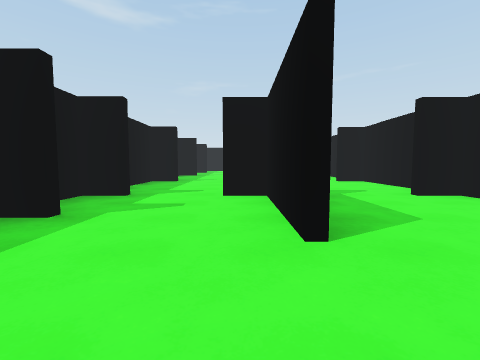
View 1 (above)

24 first-person views from a walk through a 3-D level made in the Unity game engine. The camera is 1.2 m above the floor, tilts 4° down and sees 90° across. The floor is counted in squares, 2.4 m on a side. Each view is taken from the middle of a square. On the plan, view 1 faces up. The plan holds only what a view shows up to about 9 squares ahead; the rest is blank. The place goes on beyond the plan. The player character is not drawn. Some animated figures are not drawn. Surface patterns are stand-ins for the level's own textures.

View 2
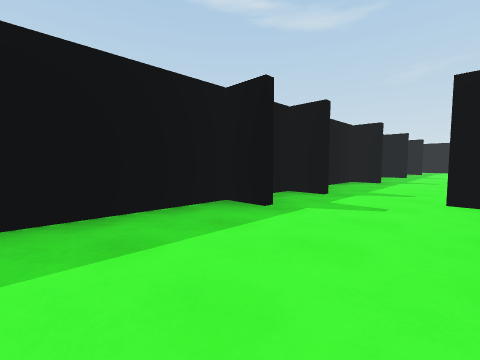

View 3
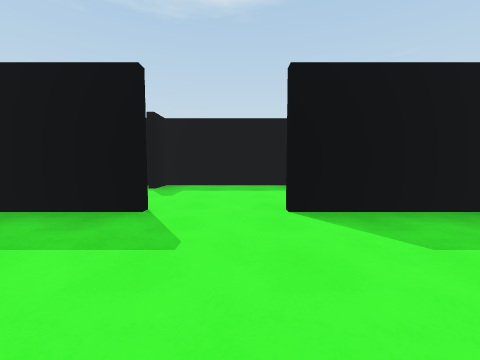

View 4
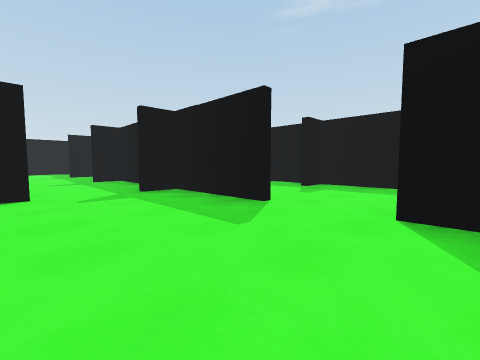

View 5
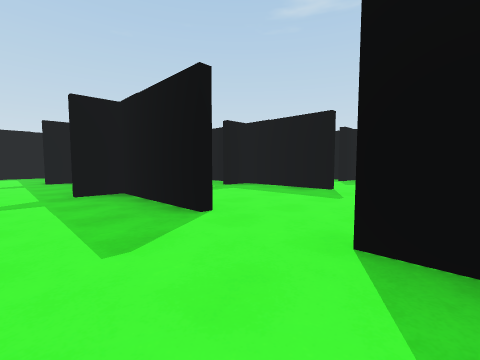

View 6
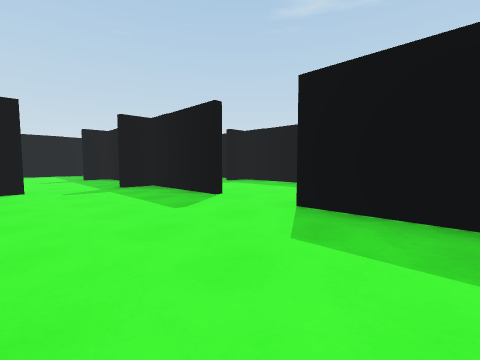

View 7
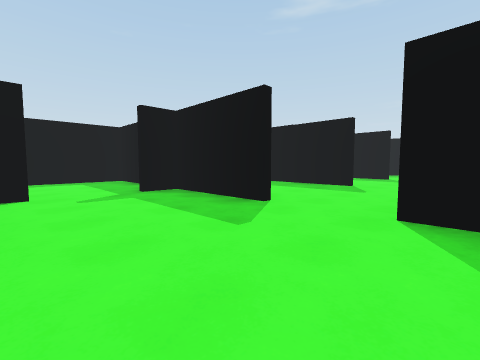

View 8
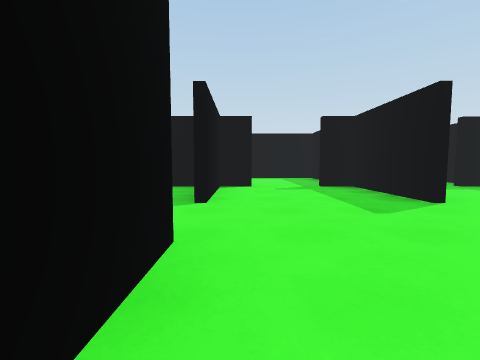

View 9
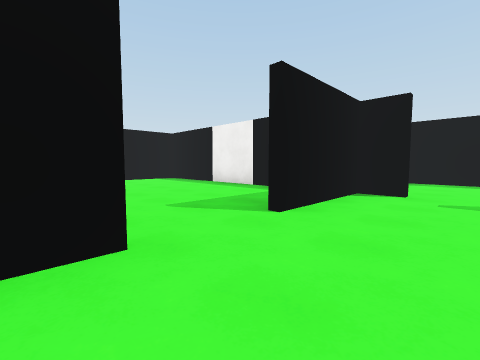

View 10
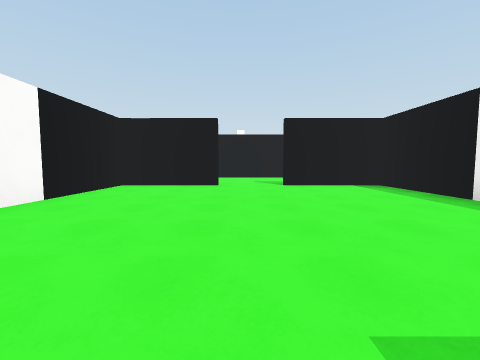

View 11
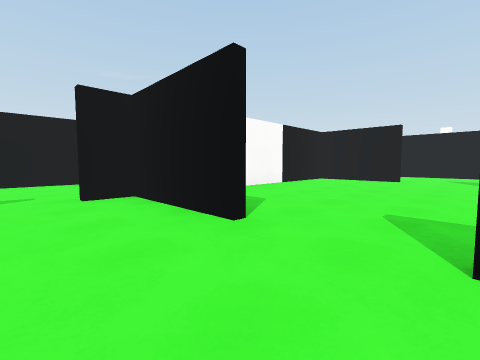

View 12
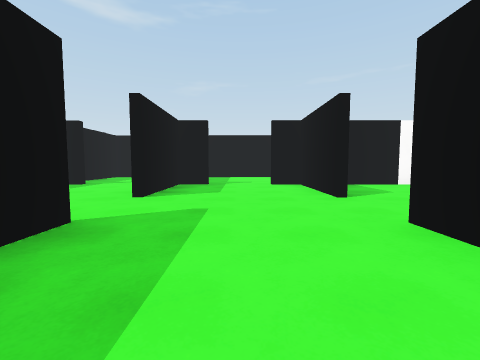

View 13
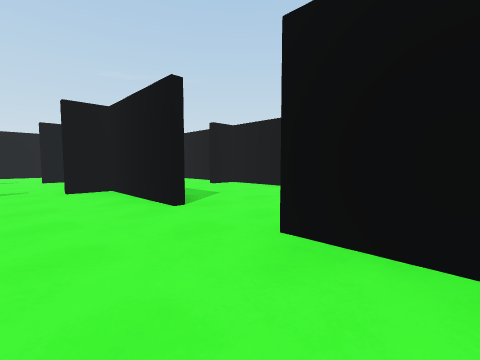

View 14
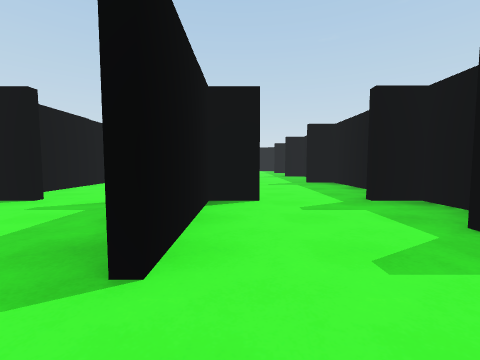

View 15
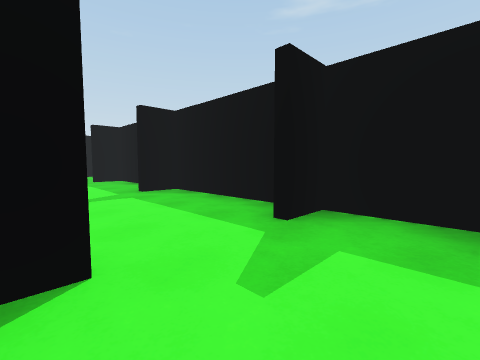

View 16
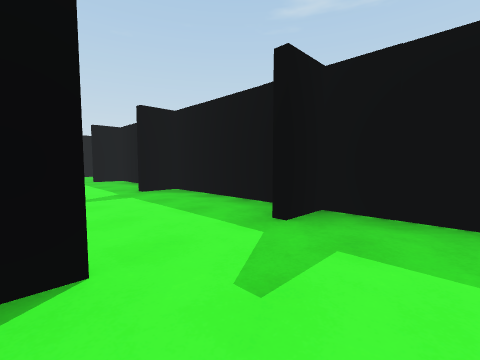

View 17
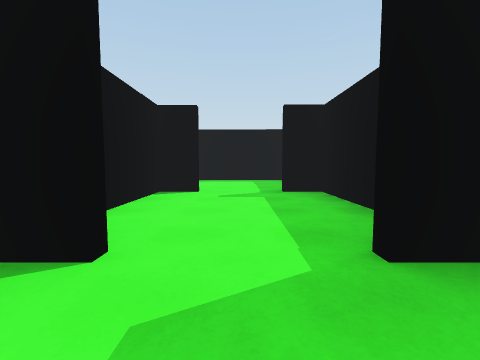

View 18
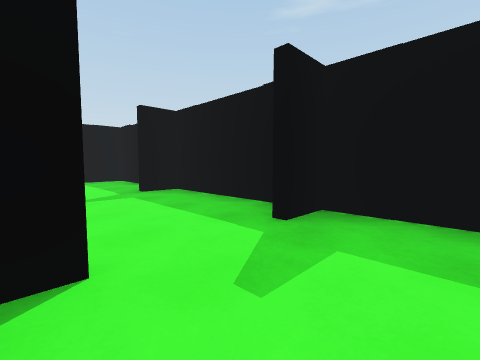

View 19
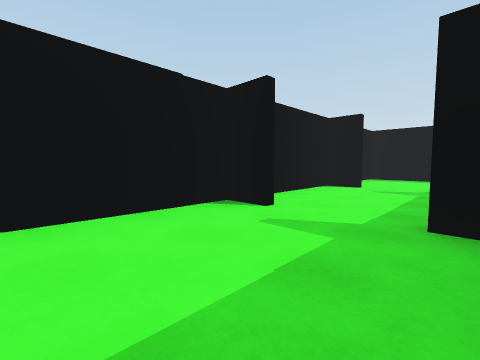

View 20
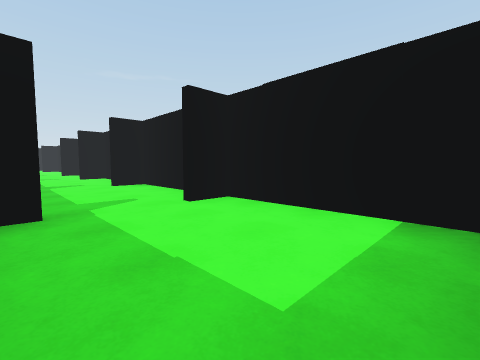

View 21
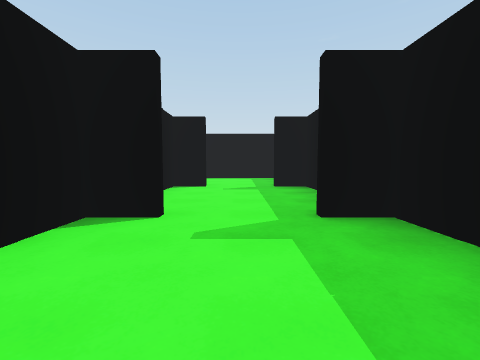

View 22
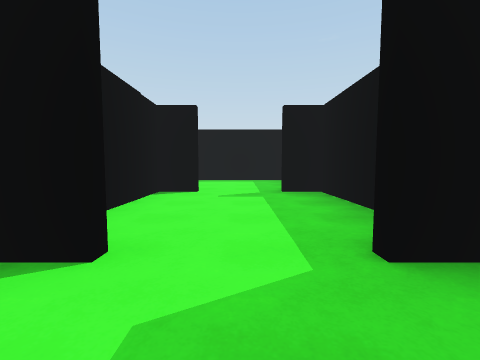

View 23
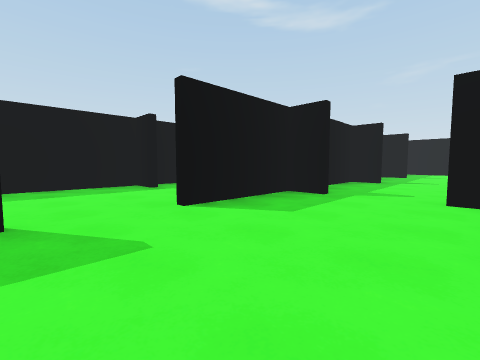

View 24
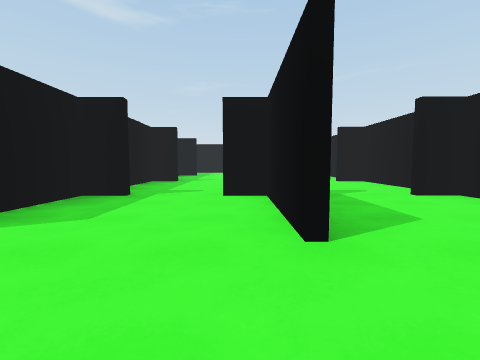

### Floor plan
Points are (right, up) in squares from view 1. A wall is a line through its corners. A room is listed if a view was taken in it or the views show most of it. See-through windows are left out.
Room 1 (views 1, 2, 14, 15)
walls: (-1.8, 2.2) (-2.4, 2.2) (-2.4, -0.7) (-1.8, -0.7); (0.4, 1.5) (0.4, 3.7); (-2.4, -0.9) (-2.4, -2.2); (-1.8, 3.7) (-2.4, 3.7) (-2.4, 2.6); (-0.4, -2.2) (1.2, -2.2); (1.2, 3.7) (-0.4, 3.7); (0.4, -2.3) (0.4, -0.3)
ways out: opening at (1, 1) to room 2; opening at (-1, -3) to room 6; opening at (-1, 4) to room 10
Room 2 (views 3, 4, 23, 24)
walls: (3.4, 1.5) (3.4, 3.7) (2.6, 3.7); (0.6, 0.1) (0.6, -2.2); (0.6, 3.8) (0.6, 1.5); (2.6, -2.2) (3.2, -2.2)
ways out: opening at (1, 1) to room 1; opening at (4, 1) to room 3; opening at (2, -2) to room 9; opening at (2, 4) to room 14
Room 3 (views 5, 6, 13)
walls: (6.4, 1.5) (6.4, 3.8); (3.6, 0.1) (3.6, -2.2); (3.6, 3.1) (3.6, 1.5); (6.4, -1.1) (6.4, 0.1); (5.6, -2.2) (6.1, -2.2); (7.2, 3.7) (5.6, 3.7)
ways out: opening at (4, 1) to room 2; opening at (7, 1) to room 4; opening at (5, 4) to room 13; opening at (5, -2)
Room 4 (views 7, 8, 9, 11, 12)
walls: (9.4, 1.4) (9.4, 3.7) (8.7, 3.7); (6.6, 0.1) (6.6, -2.2); (6.6, 3.8) (6.6, 1.5); (8.6, -2.2) (9.4, -2.2) (9.4, 0)
ways out: opening at (7, 1) to room 3; opening at (10, 1) to room 5; opening at (8, 4) to room 12; opening at (8, -2)
Room 5 (view 10)
walls: (15.4, 1.4) (15.4, 3.7) (10.5, 3.7); (9.9, -2.2) (15.4, -2.2) (15.4, 0)
ways out: opening at (10, 1) to room 4; opening at (16, 1)
Room 6 (view 16)
walls: (-2.4, -2.8) (-2.4, -5.2) (-1.8, -5.2)
ways out: opening at (-1, -3) to room 1; opening at (-1, -5) to room 7
Room 7 (views 17, 18, 19)
walls: (-0.4, -8.2) (1.2, -8.2); (-2.4, -5.8) (-2.4, -8.2) (-1.8, -8.2); (0.4, -8.5) (0.4, -5.3) (-0.2, -5.3)
ways out: opening at (-1, -5) to room 6; opening at (-1, -8) to room 11
Room 8 (view 20)
walls: (-2.4, -12.9) (-2.4, -14.2) (0.4, -14.2) (0.4, -11.5); (0.5, -11.3) (-0.4, -11.3)
ways out: opening at (-1, -11) to room 11
Room 9 (views 21, 22)
walls: (2.6, -5.2) (4.2, -5.2); (0.6, -3) (0.6, -5.3); (3.4, -5.3) (3.4, -3.1)
ways out: opening at (2, -2) to room 2; opening at (2, -5) to room 15
Room 10 (no view inside)
walls: (-1.8, 6.7) (-2.4, 6.7) (-2.4, 5.2)
ways out: opening at (-1, 4) to room 1; opening at (-1, 7)
Room 11 (no view inside)
walls: (-0.4, -11.2) (0.5, -11.2); (-2.4, -8.8) (-2.4, -11.2) (-1.8, -11.2); (0.4, -11.5) (0.4, -8.5); (0.6, -8.3) (-0.2, -8.3)
ways out: opening at (-1, -8) to room 7; opening at (-1, -11) to room 8
Room 12 (no view inside)
walls: (9.4, 4.6) (9.4, 6.1); (9.4, 6.7) (6.9, 6.7)
ways out: opening at (8, 4) to room 4
Room 13 (no view inside)
walls: (6.4, 4.8) (6.4, 6.7) (5.6, 6.7); (3.6, 6.8) (3.6, 4.8)
ways out: opening at (5, 4) to room 3; opening at (5, 7)
Room 14 (no view inside)
walls: (3.4, 4.7) (3.4, 6.7); (0.6, 6.7) (0.6, 5.2); (4.1, 6.7) (2.8, 6.7)
ways out: opening at (2, 4) to room 2; opening at (2, 7)
Room 15 (no view inside)
walls: (2.6, -8.2) (3.4, -8.2) (3.4, -6.5); (0.6, -6.5) (0.6, -8.3)
ways out: opening at (2, -5) to room 9; opening at (2, -8)

Positions as (right, up) in squares from view 1, and headings:
1: (0, 0), facing up
2: (0, 0), facing up-left
3: (3, 1), facing left
4: (3, 2), facing down-left
5: (5, 2), facing down-left
6: (6, 3), facing down-left
7: (9, 2), facing down-left
8: (9, 3), facing down
9: (8, 2), facing down-right
10: (10, 1), facing right
11: (8, 0), facing up-right
12: (8, -2), facing up
13: (5, -1), facing up-right
14: (0, 1), facing down
15: (0, -1), facing down-left
16: (0, -4), facing down-left
17: (-1, -7), facing down
18: (0, -7), facing down-left
19: (-2, -6), facing down-right
20: (-2, -14), facing up-right
21: (2, -3), facing down
22: (2, -4), facing down
23: (3, 0), facing up-left
24: (3, 0), facing up
